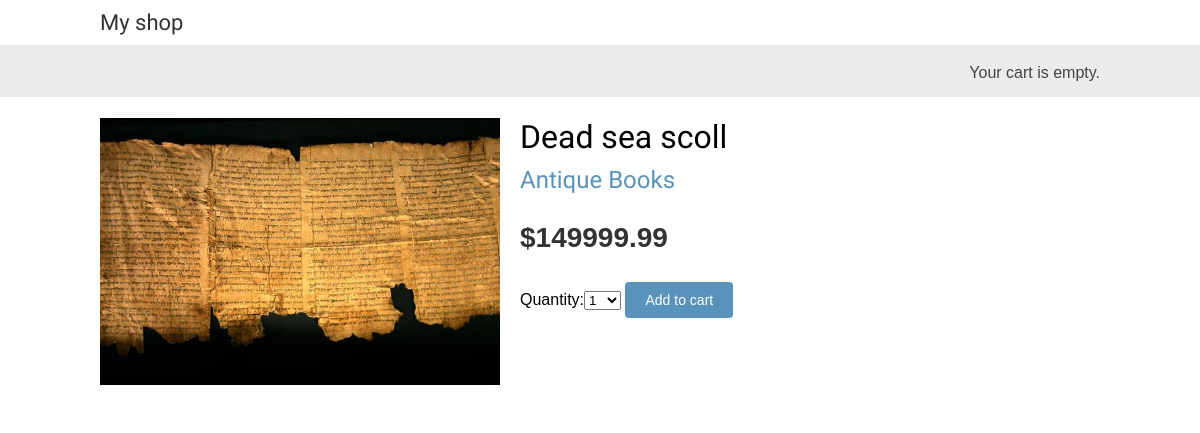
The page /5/dead-sea-scoll/ on the database its author committed.
### shop/models.py (models this page shows, shortened)
class Product(models.Model):
	category = models.ForeignKey(Category, related_name='products')
	name = models.CharField(max_length=200, db_index=True)
	slug = models.SlugField(max_length=200, db_index=True)
	image = models.ImageField(upload_to='products/%Y/%m/%d', blank=True)
	description = models.TextField(blank=True)
	price = models.DecimalField(max_digits=10, decimal_places=2)
	stock = models.PositiveIntegerField()
	available = models.BooleanField(default=True)
	created = models.DateTimeField(auto_now_add=True)
	updated = models.DateTimeField(auto_now=True)
	class Meta:
		ordering = ('name',)
		index_together = (('id', 'slug'),)

class Category(models.Model):
	name = models.CharField(max_length=200, db_index=True)
	slug = models.SlugField(max_length=200, db_index=True, unique=True)
	class Meta:
		ordering = ('name',)
		verbose_name = 'category'
		verbose_name_plural = 'categories'
	def get_absolute_url(self):
		return reverse('shop:product_list_by_category', args=[self.slug])
	def __str__(self):
		return self.name

### shop/views.py (the view)
def product_detail(request, id, slug):
	product = get_object_or_404(Product, id=id, slug=slug, available=True)
	cart_product_form = CartAddProductForm()
	return render(request, 'shop/product/detail.html', {'product': product,
														'cart_product_form': cart_product_form})

### cart/forms.py
class CartAddProductForm(forms.Form):
	quantity = forms.TypedChoiceField(
										choices=PRODUCT_QUANTITY_CHOICES,
										coerce=int)
	update = forms.BooleanField(required=False,
								initial=False,
								widget=forms.HiddenInput)

### cart/cart.py (called while the page is built)
	def __len__(self):
		return sum(item['quantity'] for item in self.cart.values())

### cart/context_processors.py (called while the page is built)
def cart(request):
	return {'cart': Cart(request)}

### shop/templates/shop/product/detail.html (shortened to what this page needs)
{% extends "shop/base.html" %}
{% load static %}
{% block content %}
	<div class="product-detail">
		<img src="{% if product.image %}{{ product.image.url }}{% else %}{% static "img/no_image.png" %}{% endif %}">
		<h1>{{ product.name }}</h1>
		<h2><a href="{{ product.category.get_absolute_url }}">{{ product.category }}</a></h2>
		<p class="price">${{ product.price }}</p>
		<form action="{% url "cart:cart_add" product.id %}" method="post">
			{{ cart_product_form }}
			  <input type="submit" value="Add to cart">
		</form>
	</div>
{% endblock %}

### shop/static/css/base.css (style rules this page uses)
body { margin:0; padding:0; font-family:helvetica, sans-serif; }
h1, h2, h3, h4, h5 , h6 { font-family: 'Ubuntu', sans-serif; font-weight:normal; }
a { text-decoration:none; color:#5993bb; }
a.button, input[type="submit"] { color:#fff; background:#5993bb; border-radius:4px; padding:10px 20px; font-size:14px; border:0; }
.product-detail { text-align:justify; }
.product-detail .price { color:#333; font-size:28px; font-weight:bold; }
.product-detail img { width:40%; float:left; padding:0 20px 20px 0; }
.product-detail h1 { margin-bottom:0; }
.product-detail h2 { margin-top:10px; }

### rows shown on the page
Product: image (picture), name "Dead sea scoll", category "Antique Books", price "149999.99"
